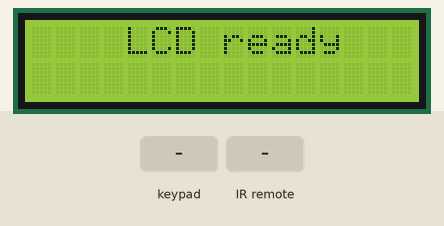
Simulated run of this sketch. Board: Arduino Uno, built with avr-gcc and run on an emulated ATmega328P. Shown: 16×2 character LCD. The inputs (shaded band) are chosen by the test bench. What the sketch prints to the serial monitor is not drawn.

Above: at 1.2 s.
1.3 s: keypad keys 1 3 9 7 2 2 # pressed 0.4 s apart
At 4.8 s:
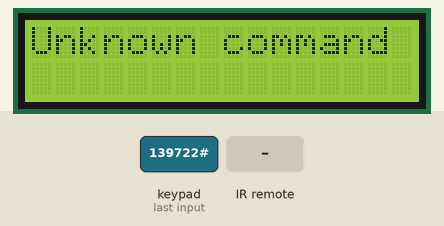
5.6 s: infrared code 0x45 received
At 6.8 s:
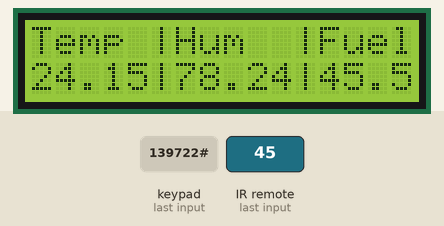
7.1 s: keypad keys 1 3 9 7 2 2 * pressed 0.4 s apart
At 9.3 s:
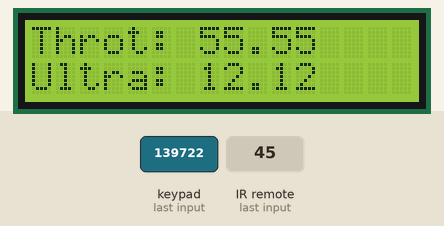
12.9 s: infrared code 0x46 received
14.4 s: infrared code 0x47 received
At 14.8 s:
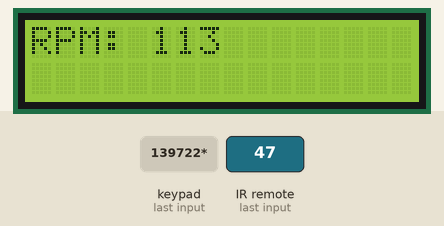
Timing chart, 0 to 16.9 s (numbered marks = the images above; inputs shaded):
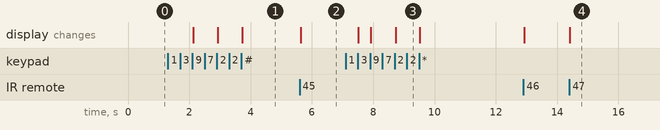

The sketch:

Blink.ino
```cpp
//YWROBOT
//Compatible with the Arduino IDE 1.0
//Library version:1.1
#include <Wire.h>
#include <LiquidCrystal_I2C.h> //lcd
#include <IRremote.hpp>  //távirányító, Infrared Receiver - jelfogó
#include <Keypad.h> //mini bellentyűzet

const int RECV_PIN = 2;  // Az IR szenzor DATA lábát a 2-es pinre kötöttük

LiquidCrystal_I2C lcd(0x27,16,2);  // set the LCD address to 0x27 for a 16 chars and 2 line display

void processSerialInput();
void printLCD_master_mod(int);
void printLCD_lokal_mod(char);
void receiveData();
void IR_req_handler(int);

const byte ROWS = 4; // 4 sor
const byte COLS = 4; // 4 oszlop

char keys[ROWS][COLS] = {
  {'1', '2', '3', 'A'},
  {'4', '5', '6', 'B'},
  {'7', '8', '9', 'C'},
  {'*', '0', '#', 'D'}
};

byte rowPins[ROWS] = {11, 10, 9, 8}; // Sorokhoz csatlakoztatott Arduino lábak
byte colPins[COLS] = {7, 6, 5, 4}; // Oszlopokhoz csatlakoztatott Arduino lábak

Keypad keypad = Keypad( makeKeymap(keys), rowPins, colPins, ROWS, COLS );


//ECU 1  szenzorok - kimenetek
float temp=24.15; //4 byte
float humidity=78.24; //4 byte
float fuel_level = 45.55; //4 byte
//12 byte

//ECU 2   szenzorok - kimenetek
float throttle = 55.55; //sxy.ab (s + vagy -)     5 byte
float ultrasonic = 12.12; // 4
//9 byte

//ECU 3   motor - bemenet  (PC tol a gepbe)
int rpm = 113; // 3 byte


//MODBUS
int Function = 0;
int ecuNr = 3;

bool master_mod = true;

int lastEcuNr = -1;  // Inicializálás érvénytelen értékkel
int lastFunction = -1;
bool siker_kiirva = false;  // Ezzel követjük, hogy már kiírtuk-e a "siker" üzenetet
bool nincs_siker_kiirva = false;


void setup()
{
  //távirányító vevő:
  Serial.begin(9600); //ennek egyezni kell a serial monitor baudrate-el
  IrReceiver.begin(RECV_PIN, ENABLE_LED_FEEDBACK);  // IR vevő indítása
  Serial.println("IR vevő kész..."); //(infravörös távirányító - IR infrared remote)

  //LCD kijelző inicializálás
  lcd.init();
  lcd.backlight();

  // Alapértelmezett üzenet
  lcd.setCursor(4,0);
  lcd.print("LCD ready");
}

void loop()
{
    if (IrReceiver.decode()) {  // Ha érkezik IR jel
    int command = IrReceiver.decodedIRData.command; // A gombkód eltárolása
    Serial.print("Gombkod: ");
    Serial.println(command); // Gombkód kiírása a Serial Monitorra
    IrReceiver.resume();  // Új adat fogadása

    // LCD frissítése a megfelelő ECU adatokkal
    lcd.clear();
    lcd.setCursor(0, 0);//lcd.setCursor(oszlop,sor)

    IR_req_handler(command);
    }
  // **Serial Monitor kezelése**
  // processSerialInput();

  char key = keypad.getKey();

  if (key == '8'){ // 8 as gomb -> master utasitasaira varok
      master_mod = true;
  } else if(key == '9') {
      master_mod = false;
  }
  if (!master_mod){
  if (key){  //ha a key !=0
    printLCD_lokal_mod(key);
  }
  }
  else{
    /*
    // Csak akkor töröljük az LCD-t, ha változás történt
    if (ecuNr != lastEcuNr || Function != lastFunction) {
      lcd.clear();
      lastEcuNr = ecuNr;  // Frissítjük az utolsó értéket
      lastFunction = Function;
    }
    printLCD_master_mod(ecuNr,Function);
  }
  */
   receiveData();

  }
}


//fuggvenyek
void processSerialInput(){
  if (Serial.available()) {
    String input = Serial.readStringUntil('\n');
    input.trim();

    if (input.startsWith("E")) {
      int newEcu = input.substring(1).toInt();
      if (newEcu >= 1 && newEcu <= 3) {
        ecuNr = newEcu;
        Serial.print("ECU módosítva: ");
        Serial.println(ecuNr);
      } else {
        Serial.println("Hibás ECU szám!");
      }
    }
    else if (input.startsWith("F")) {
      int newFunc = input.substring(1).toInt();
      if (newFunc >= 0 && newFunc <= 2) {
        Function = newFunc;
        Serial.print("Funkció módosítva: ");
        Serial.println(Function);
      } else {
        Serial.println("Hibás funkció szám!");
      }
    }
    else {
      Serial.println("Érvénytelen parancs!");
    }
  }
} // proba volt amig nem a modbus uzenetet kaptam

void printLCD_master_mod(int ecuNr){

  lcd.setCursor(0, 0);//lcd.setCursor(oszlop,sor)
    if (ecuNr == 1) {  // Ha az "1" gombot nyomják => hőmérséklet, nedvesség, üzemanyag szint
      lcd.print("Temp |");
      lcd.setCursor(6,0);
      lcd.print("Hum  |");
      lcd.setCursor(12,0);
      lcd.print("Fuel ");
      //érékek:
      lcd.setCursor(0,1);
      lcd.print(temp);
      lcd.setCursor(5,1);
      lcd.print("|");
      lcd.setCursor(6,1);
      lcd.print(humidity);
      lcd.setCursor(11,1);
      lcd.print("|");
      lcd.setCursor(12,1);
      lcd.print(fuel_level);
      /*if (Function == 0){

          lcd.setCursor(0,0);
          lcd.print("Temperature: ");
          lcd.setCursor(0,1);
          lcd.print(temp);
      } else if(Function == 1){
          lcd.setCursor(0,0);
          lcd.print("Humidity:");
          lcd.setCursor(0,1);
          lcd.print(humidity);
      } else if(Function == 2){
          lcd.setCursor(0,0);
          lcd.print("Fuel level:");
          lcd.setCursor(0,1);
          lcd.print(fuel_level);
      } else {  // Ismeretlen funkciókod
      lcd.setCursor(0,0);
      lcd.print("Unknown function");
    } */
    }
    else if (ecuNr == 2) {  // Ha a "2" gombot nyomják => szelep, ultrahangos szenzor

      lcd.print("Throt: "); lcd.print(throttle);
      lcd.setCursor(0,1);
      lcd.print("Ultra: "); lcd.print(ultrasonic);

    /*if (Function == 0){
      lcd.print("Throttle: ");
      lcd.setCursor(0,1);
      lcd.print(throttle);
    } else if (Function == 1){
      lcd.setCursor(0,0);
      lcd.print("Ultrasonic: ");
      lcd.setCursor(0,1);
      lcd.print(ultrasonic);
    } else {  // Ismeretlen funkciókod
      lcd.setCursor(0,0);
      lcd.print("Unknown function");
    }
      */
    }
    else if (ecuNr == 3) {  // Ha a "3" gombot nyomják

      lcd.print("RPM: "); lcd.print(rpm);
    /*if (Function == 0){
      lcd.setCursor(0,0);
      lcd.print("RPM: ");
      lcd.setCursor(0,1);
      lcd.print(rpm);
    }*/
    }
    else {  // Ismeretlen funkciókod
      lcd.setCursor(0,0);
      lcd.print("Unknown command");
      lcd.setCursor(0,1);
      lcd.print("Unknown function");
    }
}

void printLCD_lokal_mod(char key){
  lcd.clear();
    lcd.setCursor(0, 0);//lcd.setCursor(oszlop,sor)
    Serial.println(key);
    if (key == '1') {  // Ha az "1" gombot nyomják => hőmérséklet, nedvesség, üzemanyag szint
      lcd.print("Temp |");
      lcd.setCursor(6,0);
      lcd.print("Hum  |");
      lcd.setCursor(12,0);
      lcd.print("Fuel ");
      //érékek:
      lcd.setCursor(0,1);
      lcd.print(temp);
      lcd.setCursor(5,1);
      lcd.print("|");
      lcd.setCursor(6,1);
      lcd.print(humidity);
      lcd.setCursor(11,1);
      lcd.print("|");
      lcd.setCursor(12,1);
      lcd.print(fuel_level);
    }
    else if (key == '2') {  // Ha a "2" gombot nyomják => folytószelep, ultrahangos szenzor
      lcd.print("Throt: "); lcd.print(throttle);
      lcd.setCursor(0,1);
      lcd.print("Ultra: "); lcd.print(ultrasonic);
    }
    else if (key == '3') {  // Ha a "3" gombot nyomják
      lcd.print("RPM: "); lcd.print(rpm);
    }
    else {  // Ismeretlen gomb
      lcd.print("Unknown command");
    }
}

void receiveData() {
  if (Serial.available()) {
    String received = Serial.readStringUntil('\n');  // Üzenet beolvasása a végéig

    // Formátum ellenőrzése (pl. :30XX)
    if (received.length() >= 6 && received[0] == ':' && received[1] == '4' && (received[2] == '0' || received[2] == '1') && ((received[3] == '1') || (received[3] == '2') || (received[3] == '3'))  ) {

      int ecuNr_int = received[3] - '0';  // Karaktert számmá alakít

      lcd.clear();
      printLCD_master_mod(ecuNr_int);  //a kapott paraméterek alapján kiír az LCD-re
      Serial.println(ecuNr_int);
      Serial.println(":50F0FFCRLF"); // Sikeres adatfeldolgozás visszajelzése

      //fgg

    } else {
      lcd.clear();
      lcd.setCursor(0,0);
      lcd.print("Hibas formatum");
      Serial.println(":500FFFCRLF"); // Sikertelen adatfeldolgozás visszajelzése

    }
  }
}

void IR_req_handler(int command){
  if (command == 69) {  // Ha az "1" gombot nyomják => hőmérséklet, nedvesség, üzemanyag szint
      lcd.print("Temp |");
      lcd.setCursor(6,0);
      lcd.print("Hum  |");
      lcd.setCursor(12,0);
      lcd.print("Fuel ");
      //érékek:
      lcd.setCursor(0,1);
      lcd.print(temp);
      lcd.setCursor(5,1);
      lcd.print("|");
      lcd.setCursor(6,1);
      lcd.print(humidity);
      lcd.setCursor(11,1);
      lcd.print("|");
      lcd.setCursor(12,1);
      lcd.print(fuel_level);
    }
  else if (command == 70) {  // Ha a "2" gombot nyomják => folytószelep, ultrahangos szenzor
      lcd.print("Throt: "); lcd.print(throttle);
      lcd.setCursor(0,1);
      lcd.print("Ultra: "); lcd.print(ultrasonic);
    }
  else if (command == 71) {  // Ha a "3" gombot nyomják
      lcd.print("RPM: "); lcd.print(rpm);
    }
  else {  // Ismeretlen gomb
      lcd.print("Unknown command");
    }
}
```

Measured:
- after the input at 1.3 s, the display: changes after 0.82 s (image 1)
- after the input at 5.6 s, the display: changes at once (image 2)
- after the input at 7.1 s, the display: first changes after 0.42 s (image 3 shows a later state)
- after the input at 14.4 s, the display: changes at once (image 4)
